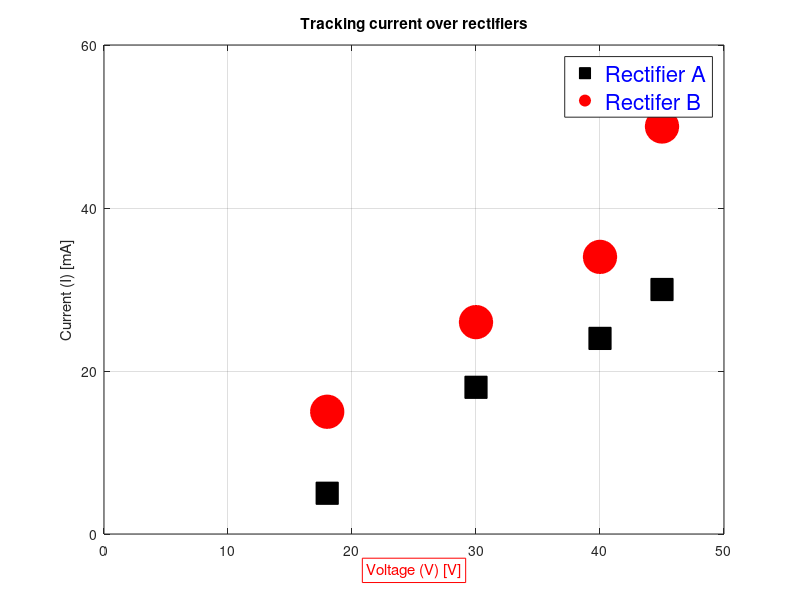

The MATLAB source for this figure:
clear
clc
close all

Voltage=[18 30 40 45];
RectA=[5 18 24 30];
RectB=[15 26 34 50];

figure('Color','w')
plot(Voltage,RectA,'sk','MarkerSize',16,'MarkerFaceColor','k')
hold on
plot(Voltage,RectB,'or','MarkerSize',24,'MarkerFaceColor','r')
grid on

xlabel('Voltage (V) [V]','Color','r','EdgeColor','r')
ylabel('Current (I) [mA]')
title('Tracking current over rectifiers')

axis([0 50 0 60])
set(gca,'XTick',0:10:50,'YTick',0:20:60)

LT={'Rectifier A' 'Rectifer B'};
L=legend(LT,'Location','Best');
set(L,'TextColor','b','FontSize',16)
